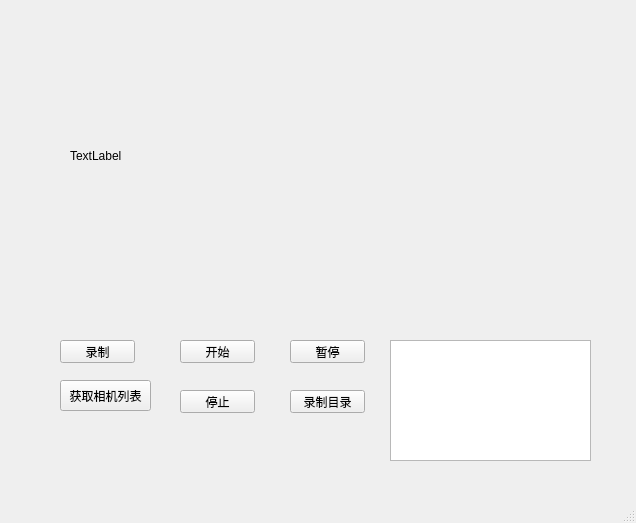
<?xml version="1.0" encoding="UTF-8"?>
<ui version="4.0">
 <class>MainWindow</class>
 <widget class="QMainWindow" name="MainWindow">
  <property name="geometry">
   <rect>
    <x>0</x>
    <y>0</y>
    <width>636</width>
    <height>523</height>
   </rect>
  </property>
  <property name="windowTitle">
   <string>MainWindow</string>
  </property>
  <widget class="QWidget" name="centralwidget">
   <widget class="QPushButton" name="Record_Button">
    <property name="geometry">
     <rect>
      <x>60</x>
      <y>340</y>
      <width>75</width>
      <height>23</height>
     </rect>
    </property>
    <property name="text">
     <string>录制</string>
    </property>
   </widget>
   <widget class="QPushButton" name="Start_Button">
    <property name="geometry">
     <rect>
      <x>180</x>
      <y>340</y>
      <width>75</width>
      <height>23</height>
     </rect>
    </property>
    <property name="text">
     <string>开始</string>
    </property>
   </widget>
   <widget class="QPushButton" name="Stop_Button">
    <property name="geometry">
     <rect>
      <x>180</x>
      <y>390</y>
      <width>75</width>
      <height>23</height>
     </rect>
    </property>
    <property name="cursor">
     <cursorShape>ArrowCursor</cursorShape>
    </property>
    <property name="text">
     <string>停止</string>
    </property>
   </widget>
   <widget class="QListView" name="listView">
    <property name="geometry">
     <rect>
      <x>390</x>
      <y>340</y>
      <width>201</width>
      <height>121</height>
     </rect>
    </property>
   </widget>
   <widget class="QPushButton" name="getCameralist_Button">
    <property name="geometry">
     <rect>
      <x>60</x>
      <y>380</y>
      <width>91</width>
      <height>31</height>
     </rect>
    </property>
    <property name="text">
     <string>获取相机列表</string>
    </property>
   </widget>
   <widget class="QLabel" name="label">
    <property name="geometry">
     <rect>
      <x>70</x>
      <y>50</y>
      <width>381</width>
      <height>211</height>
     </rect>
    </property>
    <property name="text">
     <string>TextLabel</string>
    </property>
   </widget>
   <widget class="QPushButton" name="pauseButton">
    <property name="geometry">
     <rect>
      <x>290</x>
      <y>340</y>
      <width>75</width>
      <height>23</height>
     </rect>
    </property>
    <property name="text">
     <string>暂停</string>
    </property>
   </widget>
   <widget class="QPushButton" name="RecordFolderButton">
    <property name="geometry">
     <rect>
      <x>290</x>
      <y>390</y>
      <width>75</width>
      <height>23</height>
     </rect>
    </property>
    <property name="text">
     <string>录制目录</string>
    </property>
   </widget>
  </widget>
  <widget class="QMenuBar" name="menubar">
   <property name="geometry">
    <rect>
     <x>0</x>
     <y>0</y>
     <width>636</width>
     <height>23</height>
    </rect>
   </property>
  </widget>
  <widget class="QStatusBar" name="statusbar"/>
 </widget>
 <resources/>
 <connections/>
</ui>
